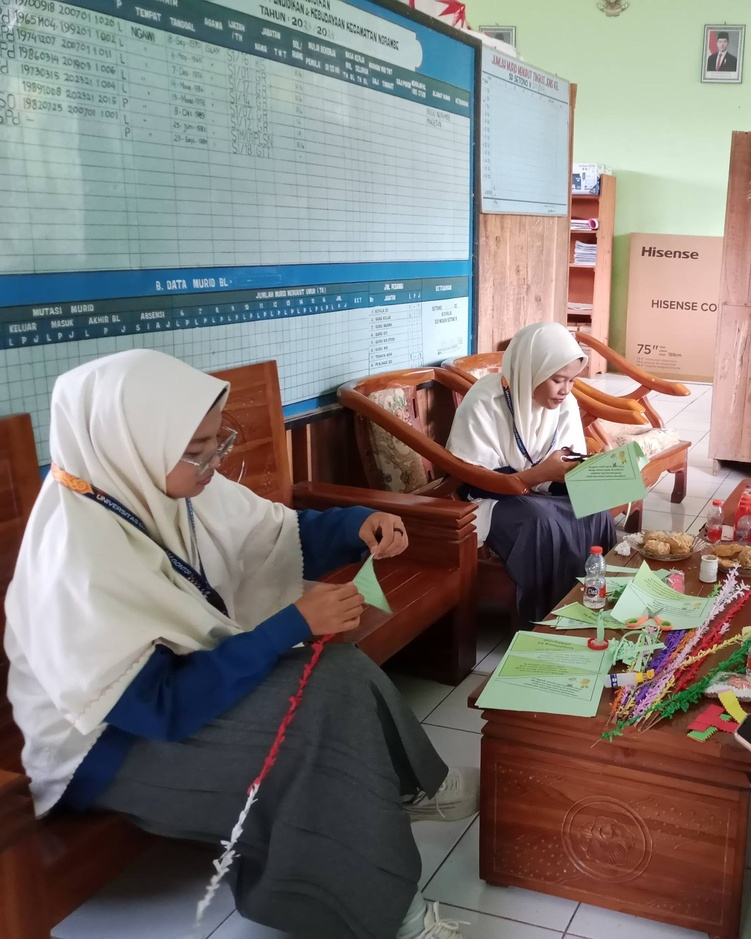
#> input picture images/gambar1.jpg, 751 x 939 px, shrunk from 1536 x 1920 before the run, found by its file name
$ python 02_DoG_process.py
#> lines starting #> are read from the running program, lines starting #| are printed output that depends on the picture; after the words box and inside, x2 and y2 are one past the last pixel; in counts of white or black regions, pixels touching at a corner belong together
import cv2
import matplotlib.pyplot as plt
import numpy as np

img = cv2.imread('./images/gambar1.jpg')
#> img is the input picture: shape (939, 751, 3); mean B, G, R 120.1, 123.6, 128.8
gray = cv2.cvtColor(img, cv2.COLOR_BGR2GRAY)
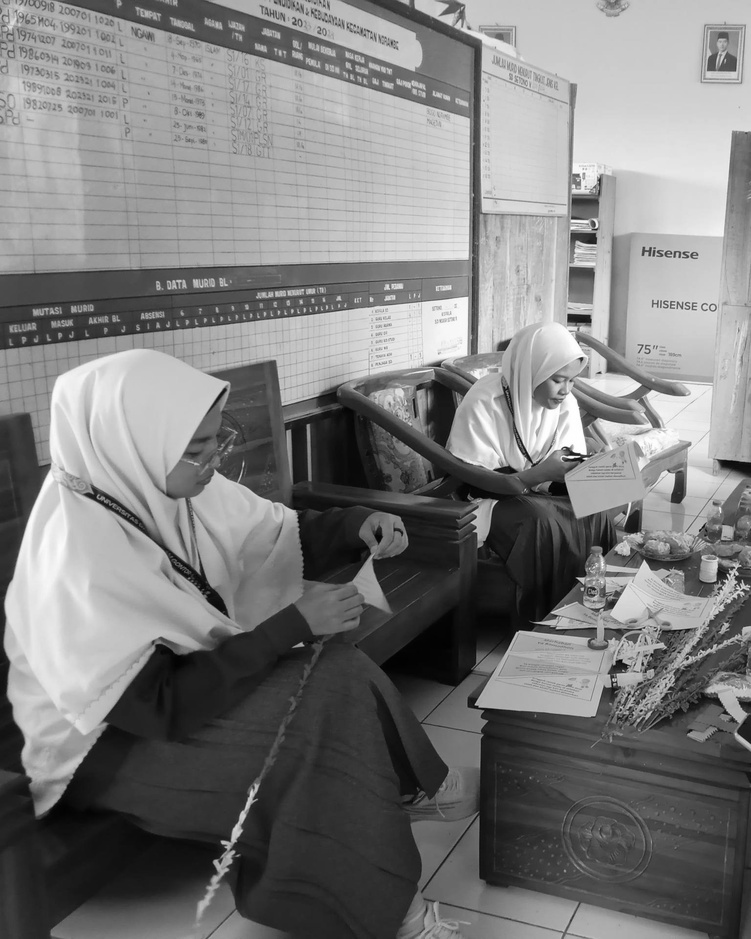
#> gray: shape (939, 751); min 1, max 255, mean 124.8

s1, s2, s3 = 1.0, 1.6, 2.5
b1 = cv2.GaussianBlur(gray, (0, 0), sigmaX=s1)
b2 = cv2.GaussianBlur(gray, (0, 0), sigmaX=s2)
b3 = cv2.GaussianBlur(gray, (0, 0), sigmaX=s3)
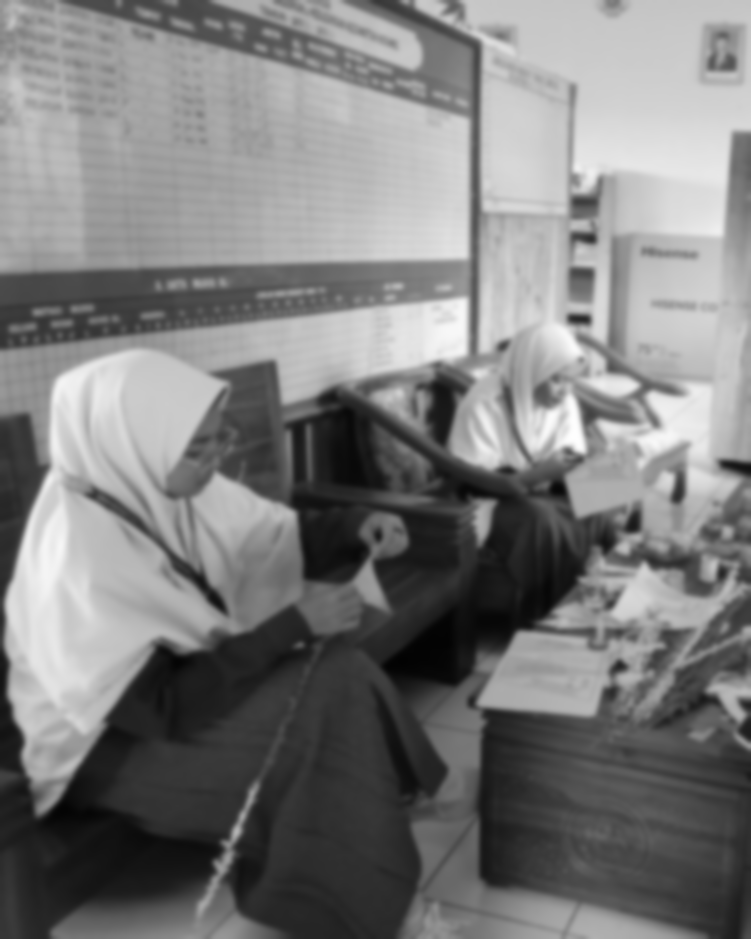
#> b3: shape (939, 751); min 2, max 254, mean 124.8

dog1 = cv2.subtract(b2, b1)
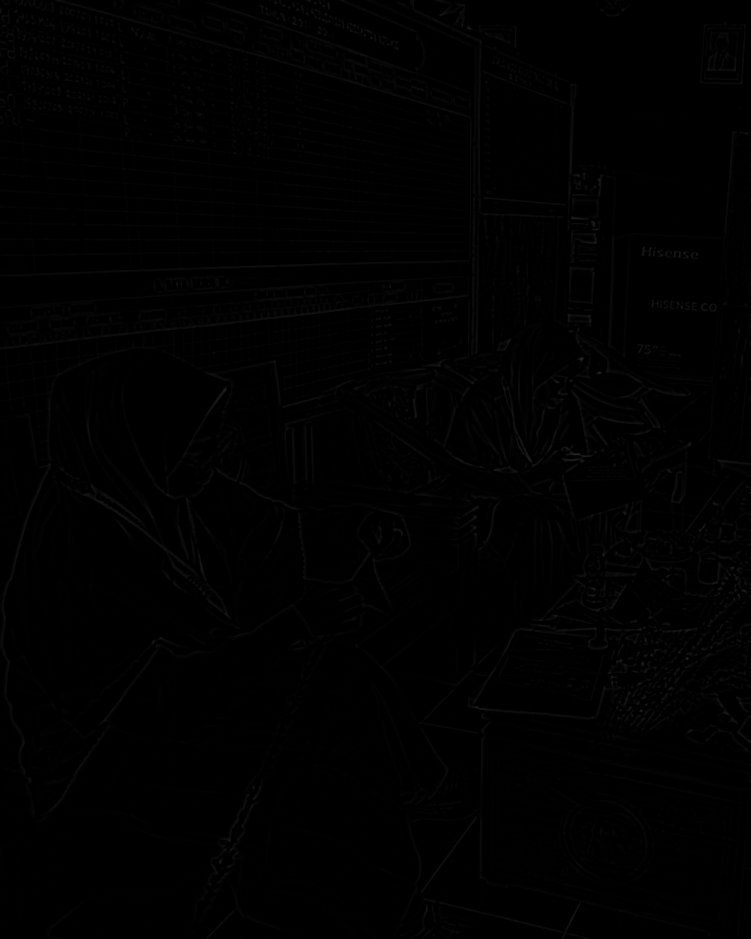
#> dog1: shape (939, 751); min 0, max 42, mean 1
dog2 = cv2.subtract(b3, b2)
dog_norm = cv2.normalize(dog1, None, 0, 255, cv2.NORM_MINMAX).astype(np.uint8)
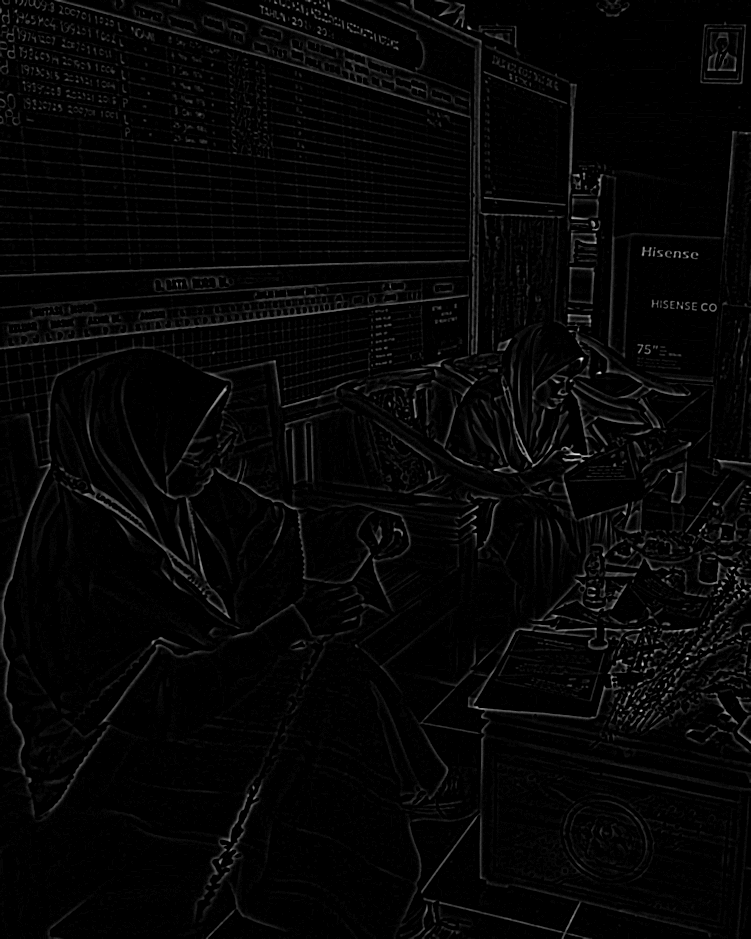
#> dog_norm: shape (939, 751); min 0, max 255, mean 5.8
_, thresh = cv2.threshold(dog_norm, 185, 255, cv2.THRESH_BINARY)
#> thresh: shape (939, 751); 0% white in thin lines or dots, all inside (x1, y1, x2, y2) = (573, 358, 688, 711)
contours, _ = cv2.findContours(thresh, cv2.RETR_EXTERNAL, cv2.CHAIN_APPROX_SIMPLE)
#> contours = 7 contours, all with area under 20

vis_blob = cv2.cvtColor(gray, cv2.COLOR_GRAY2RGB)
for cnt in contours:
    (x, y), radius = cv2.minEnclosingCircle(cnt)
    if radius > 2:
        cv2.circle(vis_blob, (int(x), int(y)), int(radius), (255, 0, 0), 2)
#> this loop made 7 passes
#> (cnt, x, y, radius) on passes 2, 5, 6, 7: ([[642, 663], [642, 664]], 642, 663.5, 0.5), ([[573, 453], [573, 454], [579, 454], [574, 454]], 576, 453.5, 3.04), ([[599, 372], [599, 373], [600, 372]], 599.5, 372.5, 0.707), ([[580, 358], [580, 359], [581, 359], [582, 358]], 581, 358.5, 1.12)
#> (x, y, radius) on passes 1, 3, 4: (641, 710, 0.0001), (687, 658, 0.0001), (640, 629, 0.0001)
#> vis_blob: shape (939, 751, 3); mean B, G, R 124.8, 124.8, 124.8

plt.figure(figsize=(15, 5))
plt.subplot(1, 3, 1); plt.imshow(dog1, cmap='RdBu'); plt.title("DoG Level 1"); plt.axis('off')
plt.subplot(1, 3, 2); plt.imshow(dog2, cmap='RdBu'); plt.title("DoG Level 2"); plt.axis('off')
plt.subplot(1, 3, 3); plt.imshow(vis_blob); plt.title("Candidate Keypoints (Blobs)"); plt.axis('off')
plt.tight_layout()
plt.savefig('02_dog_blobs.png')
#> figure, not shown here; B, G, R data is drawn as R, G, B
plt.show()

$ run again, with images/gambar2.jpg copied over images/gambar1.jpg
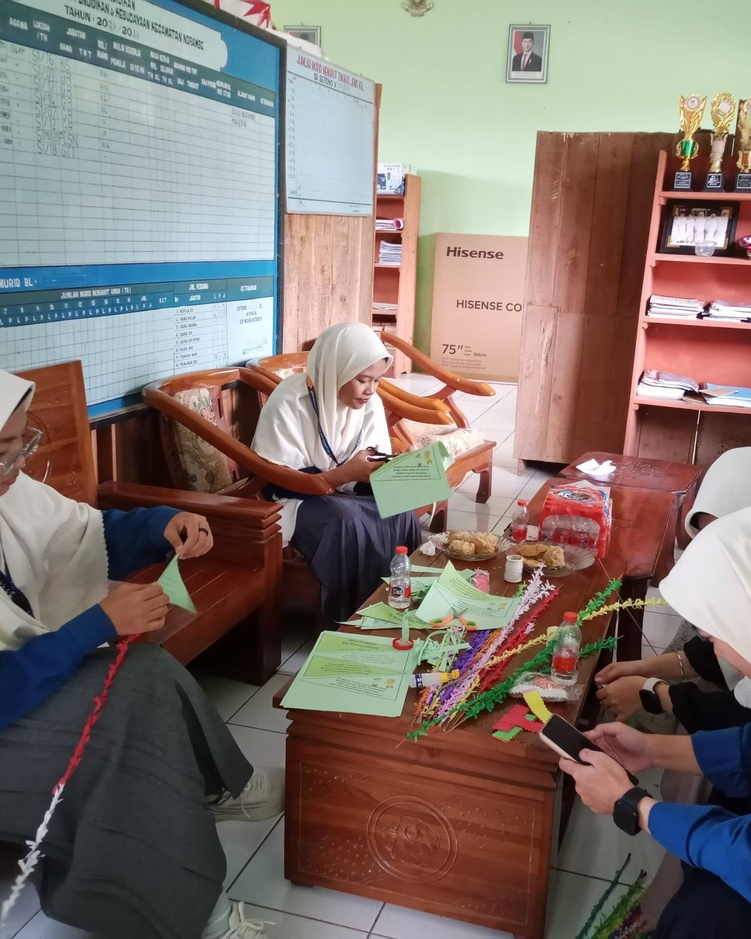
#> input picture images/gambar2.jpg, 751 x 939 px, shrunk from 1536 x 1920 before the run, found by its file name
#> img is the input picture: shape (939, 751, 3); mean B, G, R 110.8, 116.3, 129.5
#> `b3 = cv2.GaussianBlur(gray, (0, 0), sigmaX=s3)`:
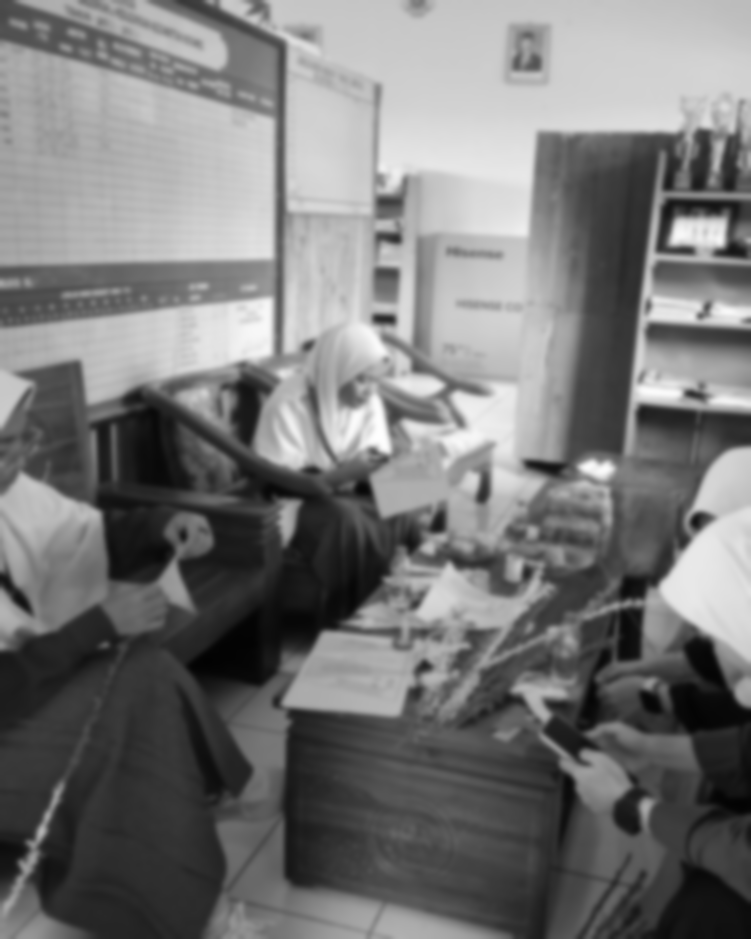
#> b3: shape (939, 751); min 2, max 254, mean 119.6
#> `dog_norm = cv2.normalize(dog1, None, 0, 255, cv2.NORM_MINMAX).astype(n..`:
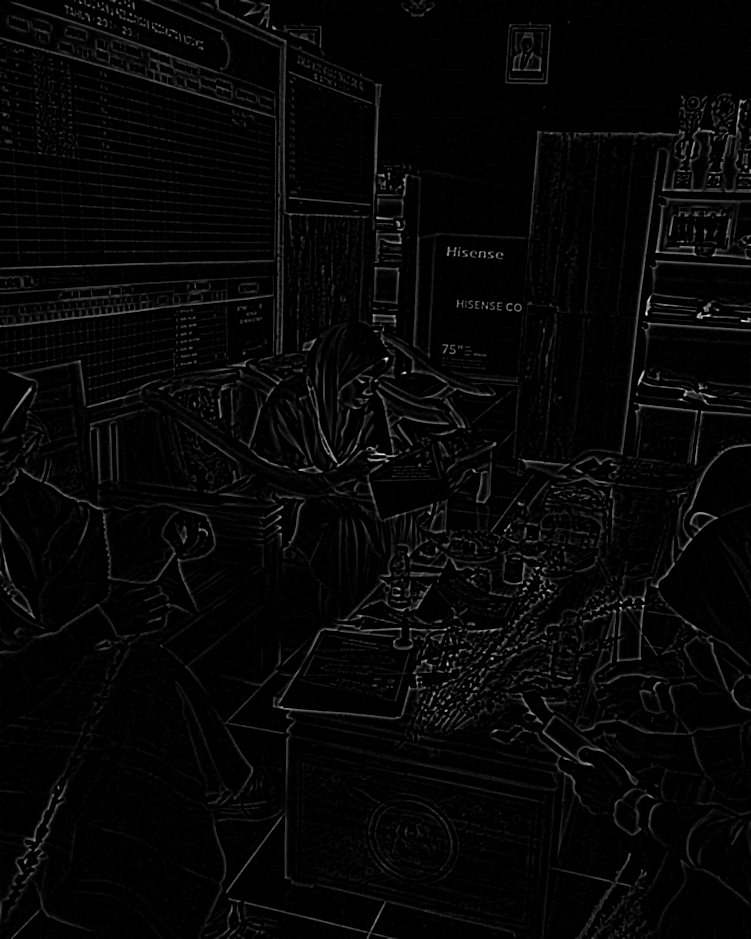
#> dog_norm: shape (939, 751); min 0, max 255, mean 6.2
#> thresh: shape (939, 751); 0.01% white in thin lines or dots, all inside (x1, y1, x2, y2) = (378, 298, 746, 711)
#> contours = 12 contours, all with area under 20
#> the loop `for cnt in contours:` made 12 passes
#> (cnt, x, y, radius) on passes 2, 4, 6, 7, 8, 10: ([[447, 663], [447, 664]], 447, 663.5, 0.5), ([[378, 454], [384, 454]], 381, 454, 3), ([[642, 374], [642, 375], [641, 376], [642, 375]], 641.5, 375, 1.12), ([[404, 372], [405, 372]], 404.5, 372, 0.5), ([[385, 358], [385, 359], [386, 359], [387, 358]], 386, 358.5, 1.12), ([[706, 315], [708, 315]], 707, 315, 1)

$ run again, with images/gambar3.jpg copied over images/gambar1.jpg
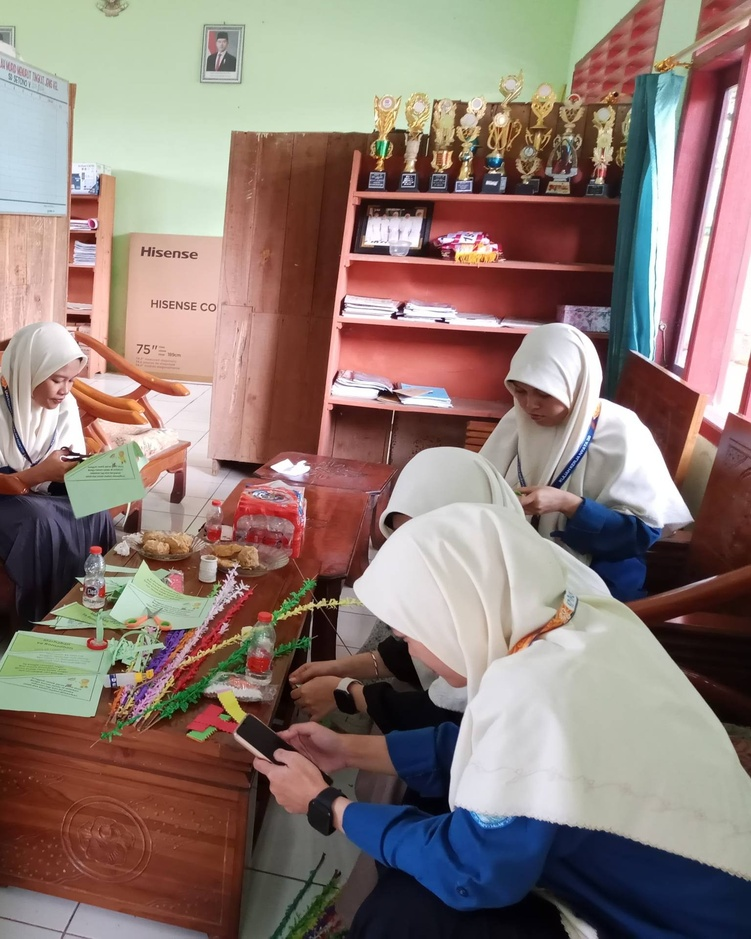
#> input picture images/gambar3.jpg, 751 x 939 px, shrunk from 1536 x 1920 before the run, found by its file name
#> img is the input picture: shape (939, 751, 3); mean B, G, R 116.6, 123, 142.5
#> `b3 = cv2.GaussianBlur(gray, (0, 0), sigmaX=s3)`:
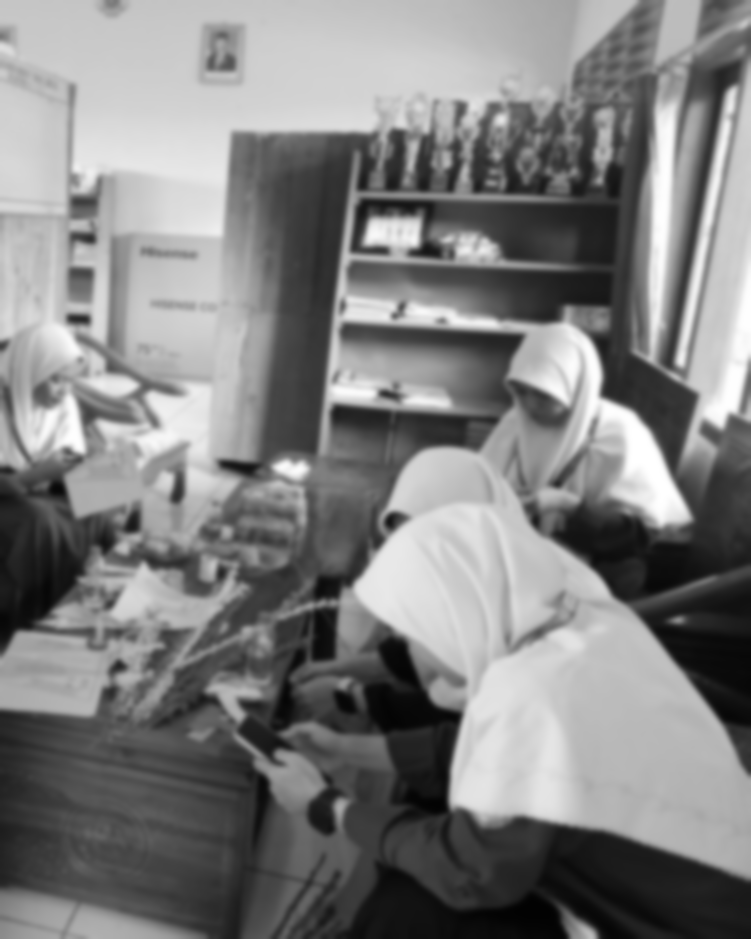
#> b3: shape (939, 751); min 2, max 255, mean 128.1
#> `dog_norm = cv2.normalize(dog1, None, 0, 255, cv2.NORM_MINMAX).astype(n..`:
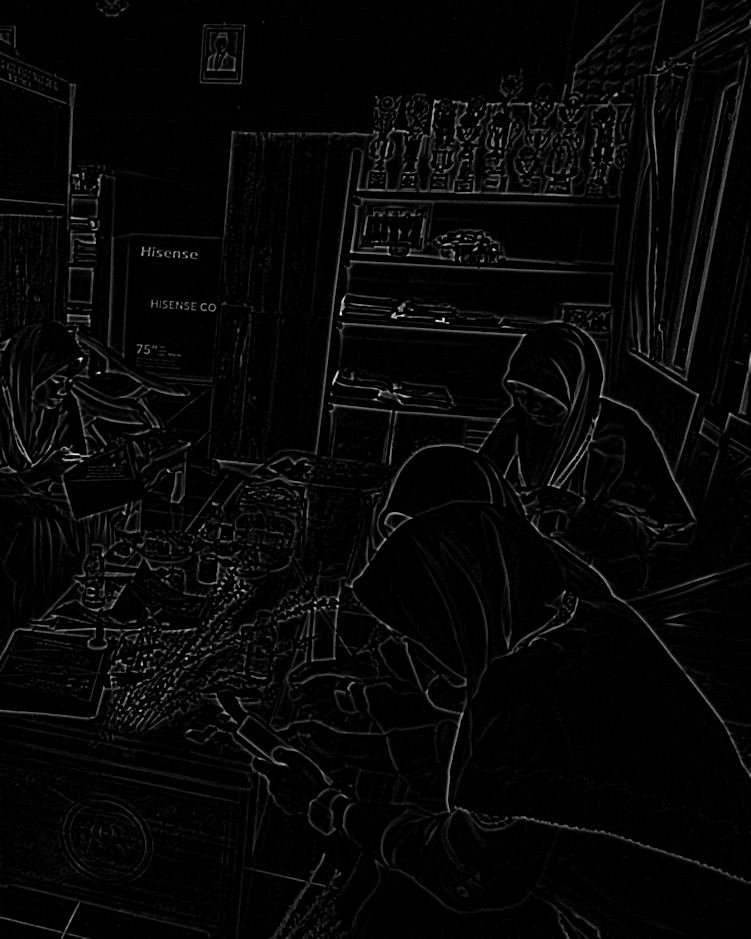
#> dog_norm: shape (939, 751); min 0, max 255, mean 6.6
#> thresh: shape (939, 751); 0.01% white in thin lines or dots, all inside (x1, y1, x2, y2) = (71, 111, 751, 711)
#> contours = 26 contours, all with area under 20
#> the loop `for cnt in contours:` made 26 passes
#> (x, y, radius) on passes 1, 3, 4, 5, 6, 7, 8, 9: (140, 710, 0.0001), (186, 658, 0.0001), (139, 629, 0.0001), (337, 606, 0.0001), (315, 602, 0.0001), (74.5, 453.5, 3.54), (375, 399, 0.0001), (600, 396, 0.0001)
